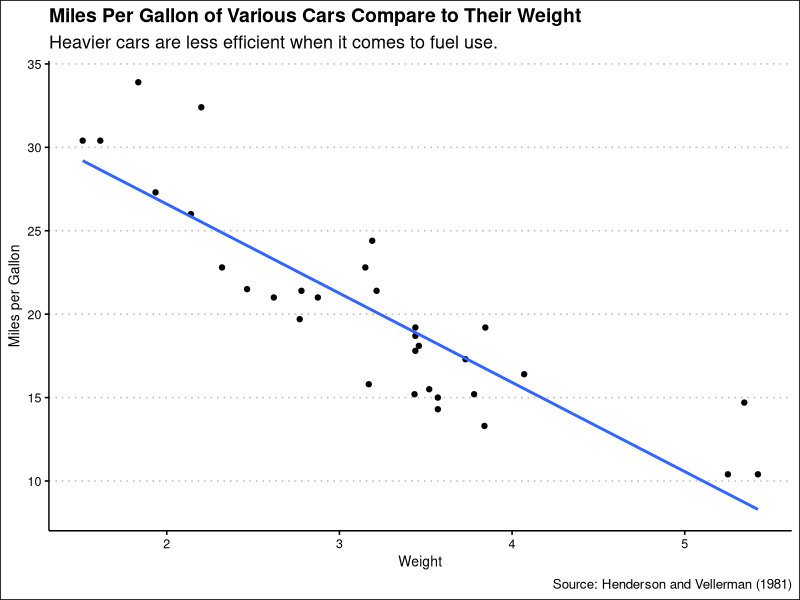

Write the R code that produced this figure.
library(tidyverse)
library(ggthemes)

car_plot <- mtcars %>%
              select(mpg, wt) %>%
              ggplot(aes(x = wt, y = mpg)) +
              geom_point() +
              geom_smooth(method = "lm", formula = "y ~ x", se = FALSE) +
              theme_clean() +
              labs(title = "Miles Per Gallon of Various Cars Compare to Their Weight",
                   subtitle = "Heavier cars are less efficient when it comes to fuel use.",
                   x = "Weight",
                   y = "Miles per Gallon",
                   caption = "Source: Henderson and Vellerman (1981)")
write_rds(car_plot, "car-plot.rds")
